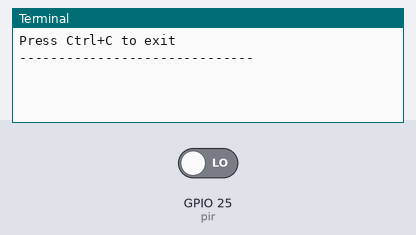
The program below on a simulated Raspberry Pi (BCM pin numbers). Parts: the last lines printed to the terminal. Inputs (shaded band) come from the test bench; at power-on: GPIO 25 (pir) LOW.

Above: at 1.2 s.
1.3 s: GPIO 25 (pir) driven HIGH
At 2.0 s:
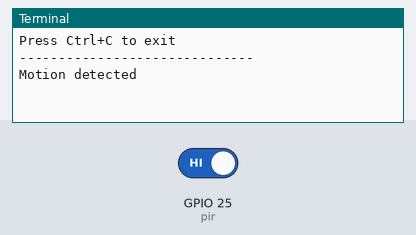
2.8 s: GPIO 25 (pir) driven LOW
At 4.3 s:
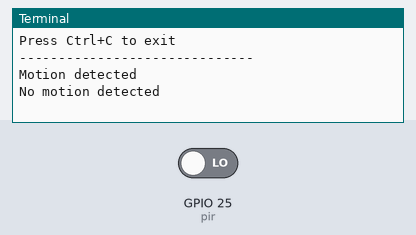

The program:

pigpio_3_pir.py
```python
# file: pigpio_3_pir.py
# refer : ch02_Basic/02_MotionSensor/motion_2.py

from signal import pause
from gpiozero import MotionSensor
from gpiozero.pins.pigpio import PiGPIOFactory


ip = '192.168.137.161'          # Raspberry Pi IP address
remotePi = PiGPIOFactory(host=ip)

pir = MotionSensor(25, pin_factory=remotePi)

def motion_detected():
    print('Motion detected')

def no_motion_detected():
    print('No motion detected')

pir.when_motion = motion_detected
pir.when_no_motion = no_motion_detected

print('Press Ctrl+C to exit')
print('-'*30)

try:
    pause()

except KeyboardInterrupt:
    print('Stopped by Ctrl+C.')
except Exception as err:
    print(f'Error : {err}')

finally:
    pir.close()        # Optional
    remotePi.close()    # Required!
    print('Finished.')
```

Measured:
- after the input at 1.3 s, the terminal: prints a new line at once (image 1)
- after the input at 2.8 s, the terminal: prints a new line at once (image 2)
